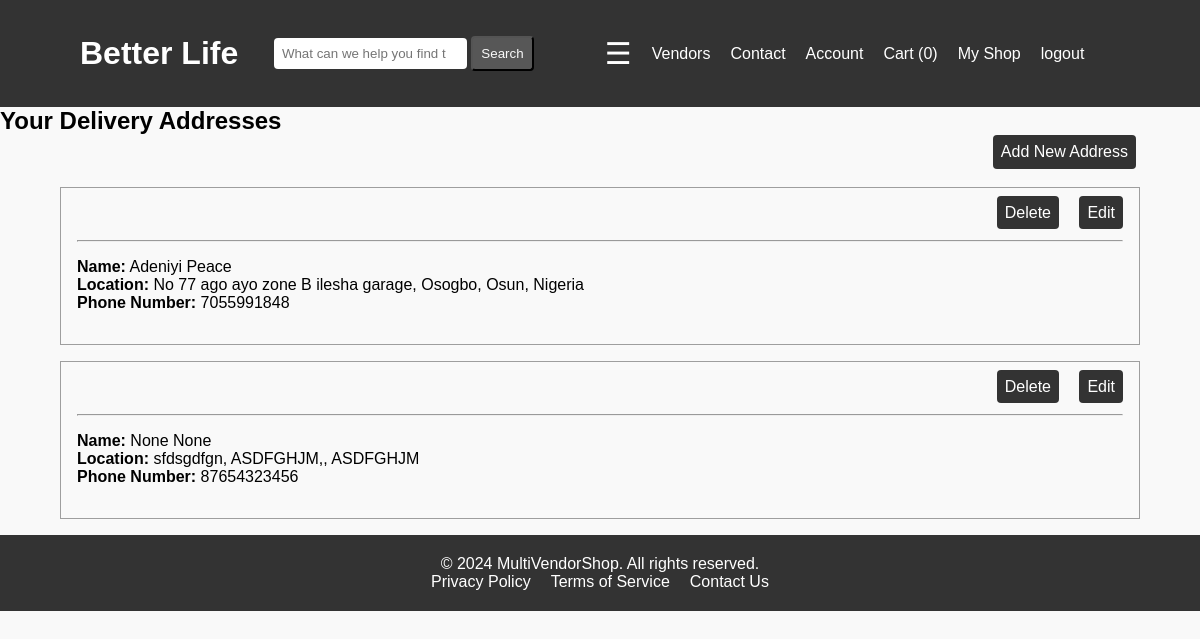
Page /dashboard/my-address/ (signed in) on the committed database.
### dashboard/models.py (models this page shows)
class Address(models.Model):
    user = models.ForeignKey(CustomUser, on_delete=models.CASCADE, related_name="address")
    first_name = models.CharField(max_length=50, null=True)
    last_name = models.CharField(max_length=50, null=True)
    city = models.CharField( max_length=100)
    state = models.CharField( max_length=100)
    country = models.CharField( max_length=100)
    phone_number = models.IntegerField()

### dashboard/views.py (the view)
# urls.py: path("my-address/", views.UserAddressView.as_view(), name="my_address"),
class UserAddressView(LoginRequiredMixin, View):
    def get(self, request):
        return render(request, "dashboard/my_address.html")

### cart/cart.py (called while the page is built)
    def __len__(self):
        return sum(int(item["quantity"] )for item in self.cart.values())

### store/context_processors.py (called while the page is built)
def recently_viewed(request):
    return {"recently_viewed":RecentlyViewed(request)}

### store/templatetags/menu.py (called while the page is built)
@register.inclusion_tag("menu_items.html")
def menu_items():
    categories = Category.objects.all().order_by("category").values()
    return { "categories":categories }

@register.simple_tag(takes_context=True)
def cart_number(context):
    request = context.get("request")
    cart = Cart(request)
    return len(cart)

### dashboard/templates/dashboard/my_address.html (shortened to what this page needs)
{% extends "base.html" %}
{% load static %}
{% block styles %}<link rel="stylesheet" href="{% static "dashboard/my_address.css" %}">{% endblock styles %}
{% block contents %}
    <div class="saved-address">
        <h2>Your Delivery Addresses</h2>
        <a href="{% url "add_address"  %}" class="add_address">Add New Address</a>
        <br>
        <br>
        {% for address in request.user.address.all  %}
        <div class="my-address">
            <div class="update-address">
                <a href="">Delete</a>
                <a href="{% url "edit_address" address.id %}">Edit</a>
            </div>
            <br>
            <hr>
            <div class="address-details">
                <p><strong>Name:</strong> {{address.last_name}} {{address.first_name}}
                <p><strong>Location:</strong> {{address.city}}, {{address.state}}, {{address.country}}</p>
                <p><strong>Phone Number:</strong> {{address.phone_number}}</p>
            </div>
        </div>
        {% endfor %}
    </div>
{% endblock contents %}

### static/css/style.css (style rules this page uses)
* { margin: 0; padding: 0; box-sizing: border-box; }
body { font-family: Arial, sans-serif; background-color: #f9f9f9; }

### dashboard/static/dashboard/my_address.css (style rules this page uses)
.my-address { width: 90%; margin: 1rem auto; border: 1px solid rgb(158, 158, 158); padding: 1rem; }
.add_address { position: absolute; right: 4rem; text-decoration: none; padding: .5rem; background-color: #333; color: white; border-radius: 4px; }
.update-address { text-align: right; }
.update-address a { margin-left: 1rem; margin-bottom: .7rem; text-decoration: none; padding: .5rem; background-color: #333; color: white; border-radius: 4px; }
.address-details { padding: 1rem 0; }

### rows in the picture
Address: last_name "Adeniyi", first_name "Peace", city "No 77 ago ayo zone B ilesha garage, Osogbo", state "Osun", country "Nigeria", phone_number "7055991848"
Address: last_name "None", first_name "None", city "sfdsgdfgn", state "ASDFGHJM,", country "ASDFGHJM", phone_number "87654323456"
